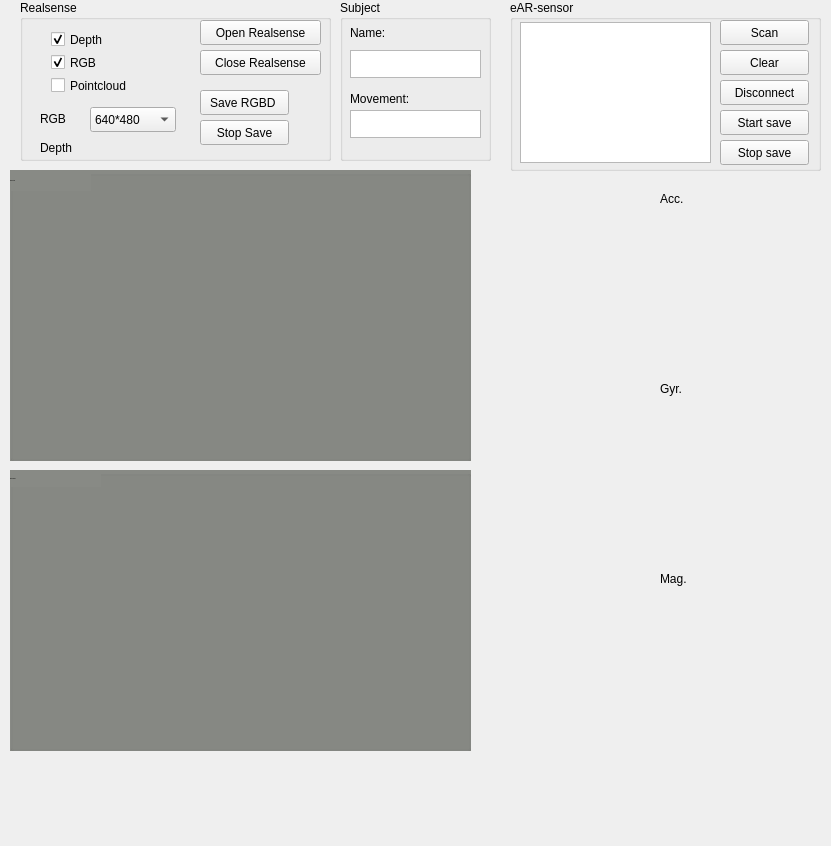
<?xml version="1.0" encoding="UTF-8"?>
<ui version="4.0">
 <class>rsCollectData</class>
 <widget class="QWidget" name="rsCollectData">
  <property name="geometry">
   <rect>
    <x>0</x>
    <y>0</y>
    <width>831</width>
    <height>846</height>
   </rect>
  </property>
  <property name="windowTitle">
   <string>rsCollectData</string>
  </property>
  <widget class="QComboBox" name="comboBox">
   <property name="geometry">
    <rect>
     <x>90</x>
     <y>107</y>
     <width>86</width>
     <height>25</height>
    </rect>
   </property>
   <item>
    <property name="text">
     <string>640*480</string>
    </property>
   </item>
  </widget>
  <widget class="QLabel" name="Label_rgb_resolution">
   <property name="geometry">
    <rect>
     <x>40</x>
     <y>110</y>
     <width>41</width>
     <height>17</height>
    </rect>
   </property>
   <property name="text">
    <string>RGB </string>
   </property>
  </widget>
  <widget class="QWidget" name="layoutWidget">
   <property name="geometry">
    <rect>
     <x>40</x>
     <y>20</y>
     <width>101</width>
     <height>85</height>
    </rect>
   </property>
   <layout class="QVBoxLayout" name="verticalLayout">
    <item>
     <layout class="QHBoxLayout" name="horizontalLayout">
      <item>
       <widget class="QCheckBox" name="checkDepth">
        <property name="tabletTracking">
         <bool>false</bool>
        </property>
        <property name="text">
         <string>Depth</string>
        </property>
        <property name="checked">
         <bool>true</bool>
        </property>
       </widget>
      </item>
     </layout>
    </item>
    <item>
     <widget class="QCheckBox" name="checkRGB">
      <property name="text">
       <string>RGB</string>
      </property>
      <property name="checked">
       <bool>true</bool>
      </property>
     </widget>
    </item>
    <item>
     <widget class="QCheckBox" name="checkPointCloud">
      <property name="text">
       <string>Pointcloud</string>
      </property>
     </widget>
    </item>
   </layout>
  </widget>
  <widget class="QGroupBox" name="RGBBox">
   <property name="geometry">
    <rect>
     <x>10</x>
     <y>170</y>
     <width>461</width>
     <height>291</height>
    </rect>
   </property>
   <property name="styleSheet">
    <string notr="true">background-color: rgb(136, 138, 133);</string>
   </property>
   <property name="inputMethodHints">
    <set>Qt::ImhNone</set>
   </property>
   <property name="title">
    <string/>
   </property>
   <widget class="QLabel" name="RGBImg">
    <property name="geometry">
     <rect>
      <x>0</x>
      <y>1</y>
      <width>81</width>
      <height>20</height>
     </rect>
    </property>
    <property name="font">
     <font>
      <pointsize>1</pointsize>
     </font>
    </property>
    <property name="text">
     <string>RGB image</string>
    </property>
   </widget>
  </widget>
  <widget class="QGroupBox" name="DepthBox">
   <property name="geometry">
    <rect>
     <x>10</x>
     <y>470</y>
     <width>461</width>
     <height>281</height>
    </rect>
   </property>
   <property name="styleSheet">
    <string notr="true">border-color: rgb(32, 74, 135);
background-color: rgb(136, 138, 133);</string>
   </property>
   <property name="title">
    <string/>
   </property>
   <widget class="QLabel" name="DepthImg">
    <property name="geometry">
     <rect>
      <x>0</x>
      <y>0</y>
      <width>91</width>
      <height>17</height>
     </rect>
    </property>
    <property name="font">
     <font>
      <pointsize>1</pointsize>
     </font>
    </property>
    <property name="text">
     <string>Depth image</string>
    </property>
   </widget>
  </widget>
  <widget class="QLabel" name="Label_depth_resolution">
   <property name="geometry">
    <rect>
     <x>40</x>
     <y>140</y>
     <width>51</width>
     <height>16</height>
    </rect>
   </property>
   <property name="text">
    <string>Depth</string>
   </property>
  </widget>
  <widget class="QPushButton" name="Button_openRSThread">
   <property name="geometry">
    <rect>
     <x>200</x>
     <y>20</y>
     <width>121</width>
     <height>25</height>
    </rect>
   </property>
   <property name="text">
    <string>Open Realsense</string>
   </property>
  </widget>
  <widget class="QPushButton" name="Button_closeRSThread">
   <property name="geometry">
    <rect>
     <x>200</x>
     <y>50</y>
     <width>121</width>
     <height>25</height>
    </rect>
   </property>
   <property name="text">
    <string>Close Realsense</string>
   </property>
  </widget>
  <widget class="QPushButton" name="Button_saveRGBD">
   <property name="geometry">
    <rect>
     <x>200</x>
     <y>90</y>
     <width>89</width>
     <height>25</height>
    </rect>
   </property>
   <property name="text">
    <string>Save RGBD </string>
   </property>
  </widget>
  <widget class="QPushButton" name="Button_stopSaveRGBD">
   <property name="geometry">
    <rect>
     <x>200</x>
     <y>120</y>
     <width>89</width>
     <height>25</height>
    </rect>
   </property>
   <property name="text">
    <string>Stop Save</string>
   </property>
  </widget>
  <widget class="QPushButton" name="Button_ScanBLE">
   <property name="geometry">
    <rect>
     <x>720</x>
     <y>20</y>
     <width>89</width>
     <height>25</height>
    </rect>
   </property>
   <property name="text">
    <string>Scan</string>
   </property>
  </widget>
  <widget class="QPushButton" name="Button_ClearBLE">
   <property name="geometry">
    <rect>
     <x>720</x>
     <y>50</y>
     <width>89</width>
     <height>25</height>
    </rect>
   </property>
   <property name="text">
    <string>Clear</string>
   </property>
  </widget>
  <widget class="QPushButton" name="Button_QuitBLE">
   <property name="geometry">
    <rect>
     <x>720</x>
     <y>80</y>
     <width>89</width>
     <height>25</height>
    </rect>
   </property>
   <property name="text">
    <string>Disconnect</string>
   </property>
  </widget>
  <widget class="QListWidget" name="List_BLE">
   <property name="geometry">
    <rect>
     <x>520</x>
     <y>22</y>
     <width>191</width>
     <height>141</height>
    </rect>
   </property>
  </widget>
  <widget class="QCustomPlot" name="customPlot_ACC" native="true">
   <property name="geometry">
    <rect>
     <x>530</x>
     <y>200</y>
     <width>281</width>
     <height>170</height>
    </rect>
   </property>
  </widget>
  <widget class="QCustomPlot" name="customPlot_GYR" native="true">
   <property name="geometry">
    <rect>
     <x>530</x>
     <y>390</y>
     <width>281</width>
     <height>170</height>
    </rect>
   </property>
  </widget>
  <widget class="QLabel" name="label_2">
   <property name="geometry">
    <rect>
     <x>660</x>
     <y>190</y>
     <width>111</width>
     <height>17</height>
    </rect>
   </property>
   <property name="text">
    <string>Acc.</string>
   </property>
  </widget>
  <widget class="QLabel" name="label_3">
   <property name="geometry">
    <rect>
     <x>660</x>
     <y>380</y>
     <width>111</width>
     <height>17</height>
    </rect>
   </property>
   <property name="text">
    <string>Gyr.</string>
   </property>
  </widget>
  <widget class="QLabel" name="label_4">
   <property name="geometry">
    <rect>
     <x>660</x>
     <y>570</y>
     <width>111</width>
     <height>17</height>
    </rect>
   </property>
   <property name="text">
    <string>Mag.</string>
   </property>
  </widget>
  <widget class="QCustomPlot" name="customPlot_MAG" native="true">
   <property name="geometry">
    <rect>
     <x>530</x>
     <y>580</y>
     <width>281</width>
     <height>170</height>
    </rect>
   </property>
  </widget>
  <widget class="QPushButton" name="Button_startSaveBLE">
   <property name="geometry">
    <rect>
     <x>720</x>
     <y>110</y>
     <width>89</width>
     <height>25</height>
    </rect>
   </property>
   <property name="text">
    <string>Start save</string>
   </property>
  </widget>
  <widget class="QPushButton" name="Button_stopSaveBLE">
   <property name="geometry">
    <rect>
     <x>720</x>
     <y>140</y>
     <width>89</width>
     <height>25</height>
    </rect>
   </property>
   <property name="text">
    <string>Stop save</string>
   </property>
  </widget>
  <widget class="QTextEdit" name="Text_subject_name">
   <property name="geometry">
    <rect>
     <x>350</x>
     <y>50</y>
     <width>131</width>
     <height>28</height>
    </rect>
   </property>
  </widget>
  <widget class="QTextEdit" name="Text_subject_action">
   <property name="geometry">
    <rect>
     <x>350</x>
     <y>110</y>
     <width>131</width>
     <height>28</height>
    </rect>
   </property>
  </widget>
  <widget class="QLabel" name="label_5">
   <property name="geometry">
    <rect>
     <x>350</x>
     <y>24</y>
     <width>67</width>
     <height>17</height>
    </rect>
   </property>
   <property name="text">
    <string>Name:</string>
   </property>
  </widget>
  <widget class="QLabel" name="label_6">
   <property name="geometry">
    <rect>
     <x>350</x>
     <y>90</y>
     <width>81</width>
     <height>17</height>
    </rect>
   </property>
   <property name="text">
    <string>Movement:</string>
   </property>
  </widget>
  <widget class="QGroupBox" name="groupBox_2">
   <property name="geometry">
    <rect>
     <x>340</x>
     <y>0</y>
     <width>151</width>
     <height>161</height>
    </rect>
   </property>
   <property name="title">
    <string>Subject</string>
   </property>
  </widget>
  <widget class="QGroupBox" name="groupBox">
   <property name="geometry">
    <rect>
     <x>20</x>
     <y>0</y>
     <width>311</width>
     <height>161</height>
    </rect>
   </property>
   <property name="title">
    <string>Realsense</string>
   </property>
  </widget>
  <widget class="QGroupBox" name="groupBox_3">
   <property name="geometry">
    <rect>
     <x>510</x>
     <y>0</y>
     <width>311</width>
     <height>171</height>
    </rect>
   </property>
   <property name="title">
    <string>eAR-sensor</string>
   </property>
  </widget>
  <zorder>groupBox</zorder>
  <zorder>groupBox_3</zorder>
  <zorder>groupBox_2</zorder>
  <zorder>RGBBox</zorder>
  <zorder>comboBox</zorder>
  <zorder>Label_rgb_resolution</zorder>
  <zorder>layoutWidget</zorder>
  <zorder>DepthBox</zorder>
  <zorder>Label_depth_resolution</zorder>
  <zorder>Button_openRSThread</zorder>
  <zorder>Button_closeRSThread</zorder>
  <zorder>Button_saveRGBD</zorder>
  <zorder>Button_stopSaveRGBD</zorder>
  <zorder>Button_ScanBLE</zorder>
  <zorder>Button_ClearBLE</zorder>
  <zorder>Button_QuitBLE</zorder>
  <zorder>List_BLE</zorder>
  <zorder>customPlot_ACC</zorder>
  <zorder>customPlot_GYR</zorder>
  <zorder>label_2</zorder>
  <zorder>label_3</zorder>
  <zorder>label_4</zorder>
  <zorder>customPlot_MAG</zorder>
  <zorder>Button_startSaveBLE</zorder>
  <zorder>Button_stopSaveBLE</zorder>
  <zorder>Text_subject_name</zorder>
  <zorder>Text_subject_action</zorder>
  <zorder>label_5</zorder>
  <zorder>label_6</zorder>
 </widget>
 <layoutdefault spacing="6" margin="11"/>
 <customwidgets>
  <customwidget>
   <class>QCustomPlot</class>
   <extends>QWidget</extends>
   <header>../../qcustomplot.h</header>
   <container>1</container>
  </customwidget>
 </customwidgets>
 <resources/>
 <connections>
  <connection>
   <sender>Button_ClearBLE</sender>
   <signal>clicked()</signal>
   <receiver>List_BLE</receiver>
   <slot>clear()</slot>
   <hints>
    <hint type="sourcelabel">
     <x>660</x>
     <y>412</y>
    </hint>
    <hint type="destinationlabel">
     <x>660</x>
     <y>275</y>
    </hint>
   </hints>
  </connection>
 </connections>
</ui>
